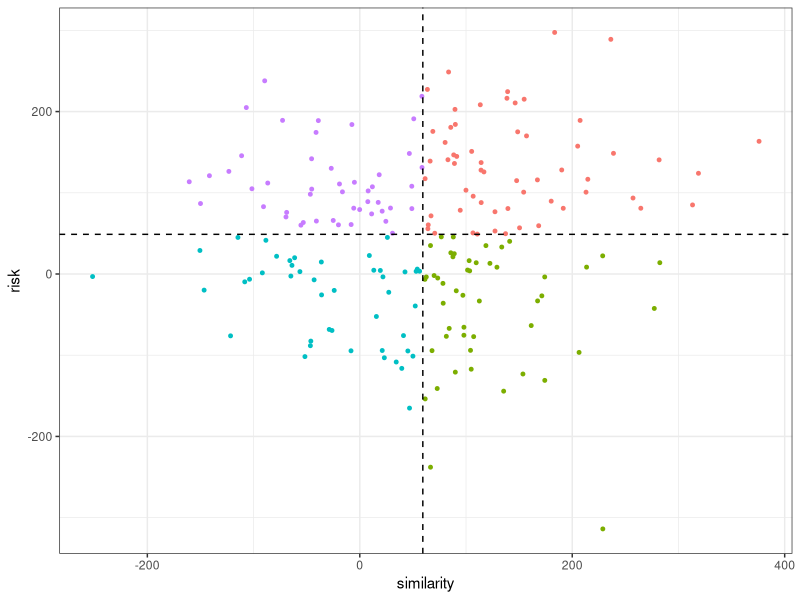

Write R code to recreate this figure.
## ---- chunk 1
knitr::opts_chunk$set(fig.width = 4, 
                      fig.height = 4,
                      collapse = TRUE,
                      echo = FALSE)
library(tidyverse)
theme_set(theme_bw())
## ---- chunk 2
set.seed(28901)
tbl_sim <- 
  tibble(
    similarity = rnorm(200, 50, sd = 100),
    risk = rnorm(200, 50, sd = 100), 
    mean_simi = mean(similarity),
    mean_risk = mean(risk), 
    cuadrante = case_when(
      similarity > mean_simi & risk > mean_risk ~ 'A',
      similarity > mean_simi & risk < mean_risk ~ 'B',
      similarity < mean_simi & risk < mean_risk ~ 'C',
      similarity < mean_simi & risk > mean_risk ~ 'D'))
ggplot(tbl_sim, aes(similarity, risk)) + 
  geom_point(aes(color = cuadrante), 
             size = 1) + 
  geom_vline(aes(xintercept = mean_simi), 
             linetype = 2) + 
  geom_hline(aes(yintercept = mean_risk), 
             linetype = 2) + 
  theme(legend.position = 'none')
